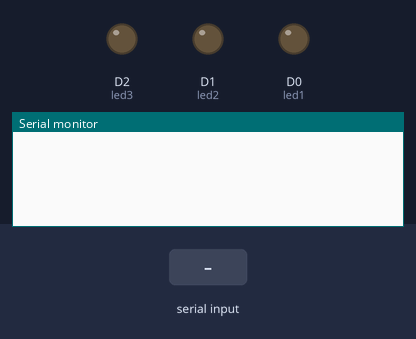
Bench run of a sketch on a simulated ESP8266 (NodeMCU). Shown: output pins drawn as LEDs (lit = HIGH), the last lines printed to the serial monitor. Inputs (shaded band) come from the test bench.

Above: at 1.2 s.
1.3 s: "G" received over Serial
At 2.5 s:
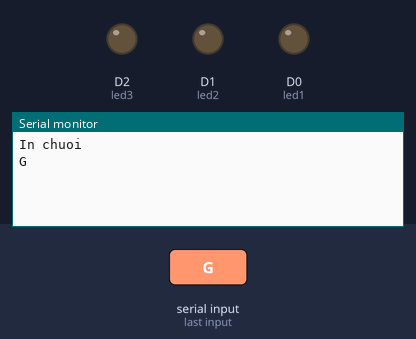
2.9 s: "B" received over Serial
At 3.7 s:
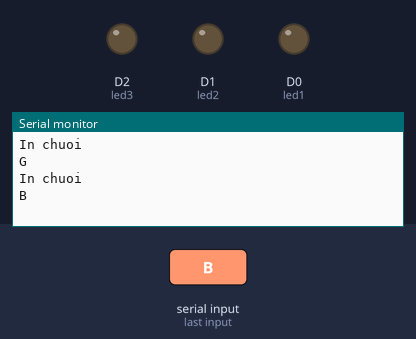
4.5 s: "R" received over Serial
At 4.9 s:
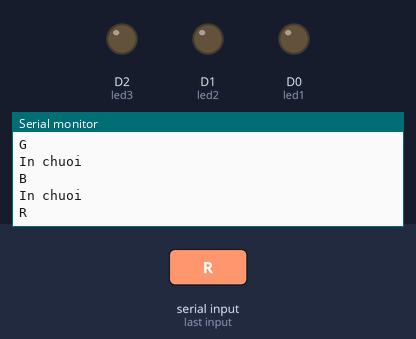

The sketch:

Bai1.ino
```cpp
#include <ESP8266WiFi.h> //Thư viện ESP8266
#include<string.h>
int led1 = D0;
int led2 = D1;
int led3 = D2;
char data[20] ={};
void setup() {
  Serial.begin(9600);
  Serial.flush();
  pinMode(led1, OUTPUT);
  pinMode(led2, OUTPUT);
  pinMode(led3, OUTPUT);
}

void loop() {
  if(Serial.available() > 0){
   int index = 0;
   delay(100);
   int numChar = Serial.available();
   if(numChar > 15)
   {
    numChar = 15;
   }
   while(numChar --){
   data[index++] = Serial.read();

   }
   Serial.println("In chuoi");
    Serial.println(data);
  }


  char *para ;
 para = strtok (data, " ,");
  while(para != NULL){
   setLED(para);
    para = strtok(NULL, " ,");
 }
}

int changeType(char *s)
{
  int r = 0;
  for(int i = 0; i < strlen(s) ; i++)
  {
    r = r*10 + (s[i]);
  }
  return r;
}

void setLED(char * parameter)
{
  char temp[20] = {};
//  strcpy(temp, parameter);
  int j =0;
  for(int i = 1 ; i < strlen(parameter); i++){
    temp[j++] = parameter[i];

  }
  int k = changeType(temp);
  if(parameter[0] == 'G'){
    analogWrite(led1, k);
  }
  if(parameter[0] == 'B'){
    analogWrite(led2, k);
   }
 if(parameter[0] == 'R'){
   analogWrite(led3, k);
   }
}
```

Measured:
- after the input at 1.3 s, the serial monitor: prints a new line after 0.10 s (image 1)
- after the input at 2.9 s, the serial monitor: prints a new line after 0.10 s (image 2)
- after the input at 4.5 s, the serial monitor: prints a new line after 0.10 s (image 3)
